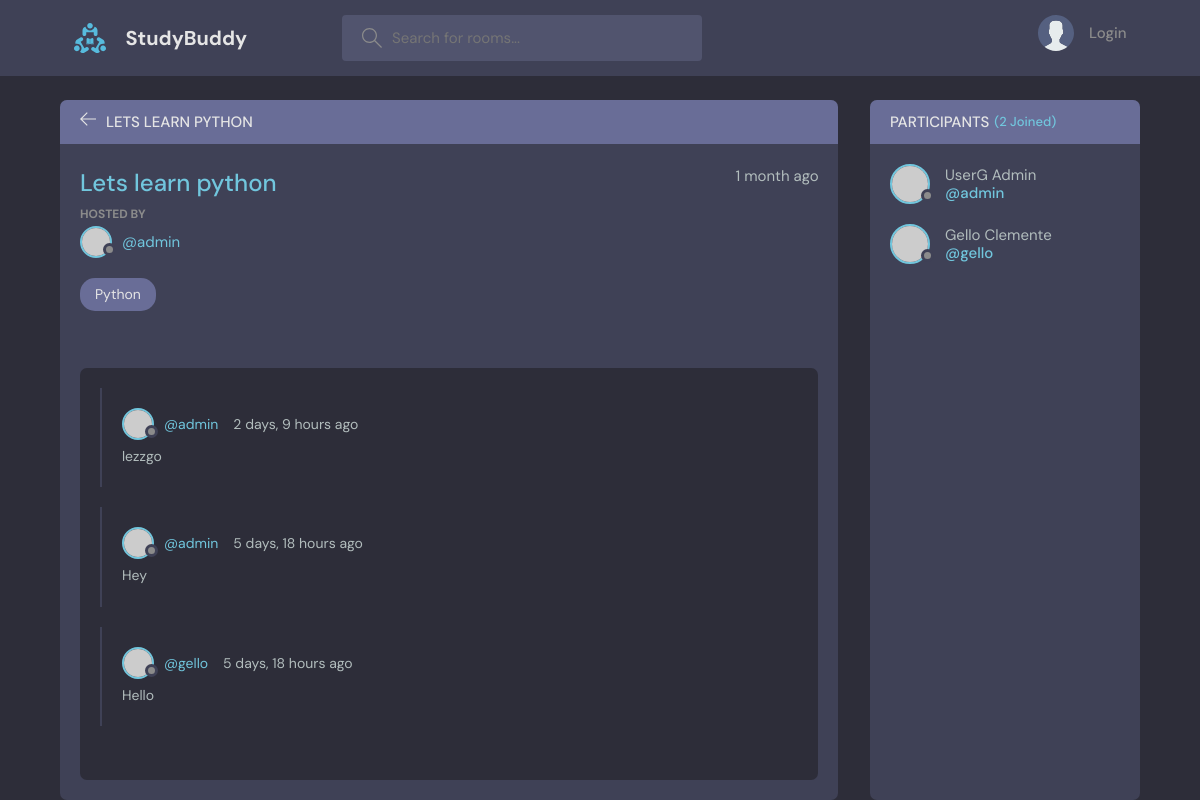
The page /room/1/ on the database its author committed.
### base/models.py (models this page shows, shortened)
class Room(models.Model):
    host = models.ForeignKey(User, on_delete=models.SET_NULL, null=True)
    topic = models.ForeignKey(Topic, on_delete = models.SET_NULL, null=True)
    name = models.CharField(max_length=200)
    description = models.TextField(blank=True, null=True)
    participants = models.ManyToManyField(User, related_name='participants', blank=True)
    updated = models.DateTimeField(auto_now=True)
    created = models.DateTimeField(auto_now_add=True)
    class Meta:
        ordering = ['-updated', '-created']

class Topic(models.Model):
    name = models.CharField(max_length=200)
    def __str__(self):
        return self.name

class Message(models.Model):
    user = models.ForeignKey(User, on_delete=models.CASCADE)
    room = models.ForeignKey(Room, on_delete=models.CASCADE)
    body = models.TextField()
    updated = models.DateTimeField(auto_now=True)
    created = models.DateTimeField(auto_now_add=True)
    class Meta:
        ordering = ['-updated', '-created']
    def __str__(self):
        return self.body[0:50]

### base/views.py (the view)
# urls.py: path('room/<str:pk>/',views.room, name="room"),
def room(request, pk):
    room= Room.objects.get(id=pk)
    room_messages = room.message_set.all()
    participants = room.participants.all()
    if request.method == 'POST':
        message = request.POST.get('body')
        Message.objects.create(room=room, user=request.user, body=message)
        room.participants.add(request.user)
        return redirect('room', pk=pk)
    context = {'room': room, 'room_messages': room_messages, 'participants': participants}
    return render(request, 'base/room.html', context)

### base/templates/base/room.html (shortened to what this page needs)
{% extends 'main.html' %}
{% block content %}
<main class="profile-page layout layout--2">
  <div class="container">
    <div class="room">
      <div class="room__top">
        <div class="room__topLeft">
          <a href="{% url 'home' %}">
            <svg version="1.1" xmlns="http://www.w3.org/2000/svg" width="32" height="32" viewBox="0 0 32 32">
              <title>arrow-left</title>
              <path
                d="M13.723 2.286l-13.723 13.714 13.719 13.714 1.616-1.611-10.96-10.96h27.625v-2.286h-27.625l10.965-10.965-1.616-1.607z"
              ></path>
            </svg>
          </a>
          <h3>{{room.name}}</h3>
        </div>
      </div>
      <div class="room__box scroll">
        <div class="room__header scroll">
          <div class="room__info">
            <h3>{{room.name}}</h3>
            <span>{{room.created|timesince}} ago</span>
          </div>
          <div class="room__hosted">
            <p>Hosted By</p>
            <a href="{% url 'user-profile' room.host.id %}" class="room__author">
              <div class="avatar avatar--small">
                <img src="https://randomuser.me/api/portraits/men/37.jpg" />
              </div>
              <span>@{{room.host.username}}</span>
            </a>
          </div>
          <span class="room__topics">{{room.topic}}</span>
        </div>
        <div class="room__conversation">
          <div class="threads scroll">
            {% for message in room_messages %}
            <div class="thread">
              <div class="thread__top">
                <div class="thread__author">
                  <a href="{% url 'user-profile' message.user.id %}" class="thread__authorInfo">
                    <div class="avatar avatar--small">
                      <img src="https://randomuser.me/api/portraits/men/37.jpg" />
                    </div>
                    <span>@{{message.user.username}}</span>
                  </a>
                  <span class="thread__date">{{message.created|timesince}} ago</span>
                </div>
              </div>
              <div class="thread__details">
                {{message}}
              </div>
            </div>
            {% endfor %}
          </div>
        </div>
      </div>
    </div>
    <div class="participants">
      <h3 class="participants__top">Participants <span>({{participants.count}} Joined)</span></h3>
      <div class="participants__list scroll">
        {% for user in participants%}
        <a href="{% url 'user-profile' user.id %}" class="participant">
          <div class="avatar avatar--medium">
            <img src="https://randomuser.me/api/portraits/men/37.jpg" />
          </div>
          <p>
            {{user.first_name}} {{user.last_name}}
            <span>@{{user.username}}</span>
          </p>
        </a>
        {% endfor %}
      </div>
    </div>
  </div>
</main>
{% endblock %}

### rows shown on the page
Room: name "LETS LEARN PYTHON", name "Lets learn python", created "1 month", host.username "admin", topic "Python"
Message: user.username "admin", created "2 days, 9 hours", body "lezzgo"
Message: user.username "admin", created "5 days, 18 hours", body "Hey"
Message: user.username "gello", created "5 days, 18 hours", body "Hello"

### other values the page prints
{{ participants.count }} "2"
{{ user.first_name }} "UserG"
{{ user.last_name }} "Admin"
{{ user.username }} "admin"
{{ user.first_name }} "Gello"
{{ user.last_name }} "Clemente"
{{ user.username }} "gello"
